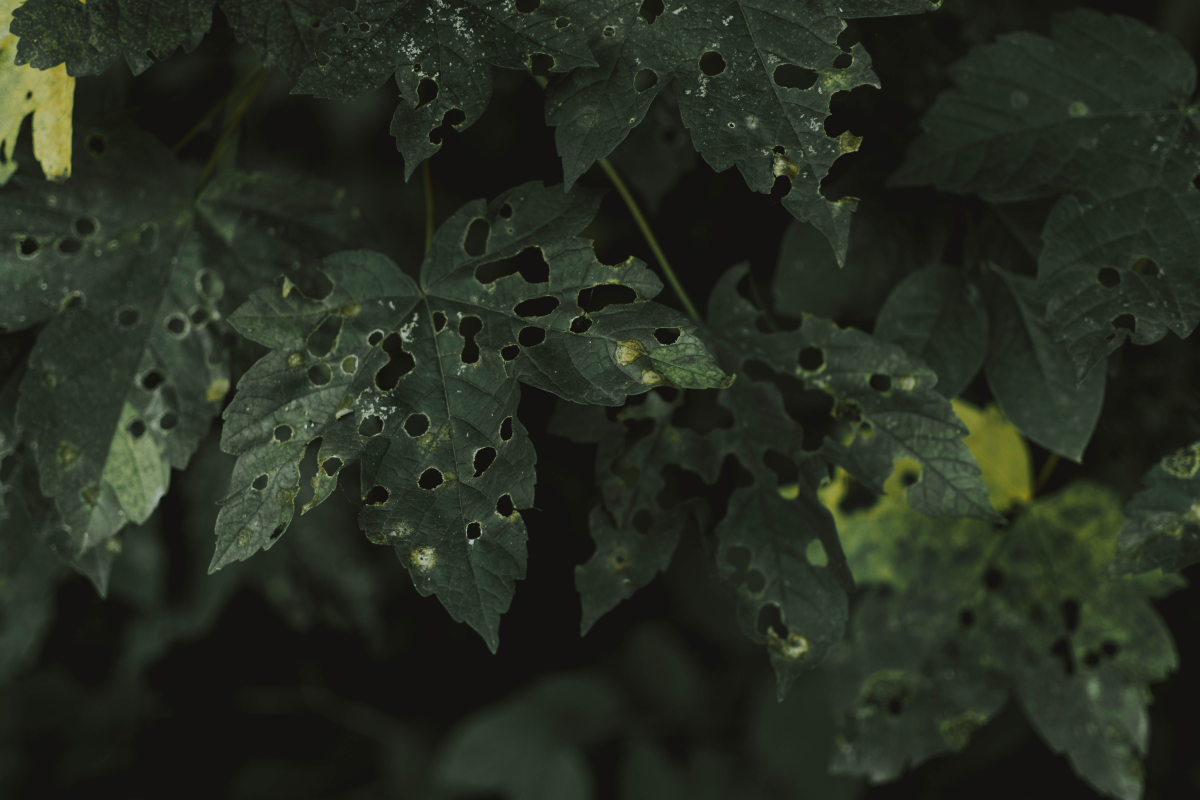
#> input picture frontend/src/assets/diseasedLeaf.jpg, 6000 x 4000 px (shown at 1/5 size)
$ python -i image_quality_service.py   (imports and definitions only)   (older library calls are emulated)
#> lines starting #> are read from the running program, lines starting #| are printed output that depends on the picture; after the words box and inside, x2 and y2 are one past the last pixel; in counts of white or black regions, pixels touching at a corner belong together
#> further down, picture is the input picture: PIL image 6000x4000 RGB; mean R, G, B 37.7, 44.2, 32.3
"""Image-quality checks used before running disease inference."""
from __future__ import annotations

from dataclasses import dataclass

import cv2
import numpy as np
from PIL import Image

from app.core.config import settings


@dataclass(frozen=True)
class ImageQualityReport:
    width: int
    height: int
    brightness: float
    blur_score: float
    plant_coverage: float
    center_coverage: float
    issues: list[str]

    @property
    def retake_recommended(self) -> bool:
        return len(self.issues) > 0


def assess_image(image: Image.Image) -> ImageQualityReport:
    rgb = np.asarray(image.convert("RGB"))
    height, width = rgb.shape[:2]
#> height = 4000; width = 6000
    gray = cv2.cvtColor(rgb, cv2.COLOR_RGB2GRAY)
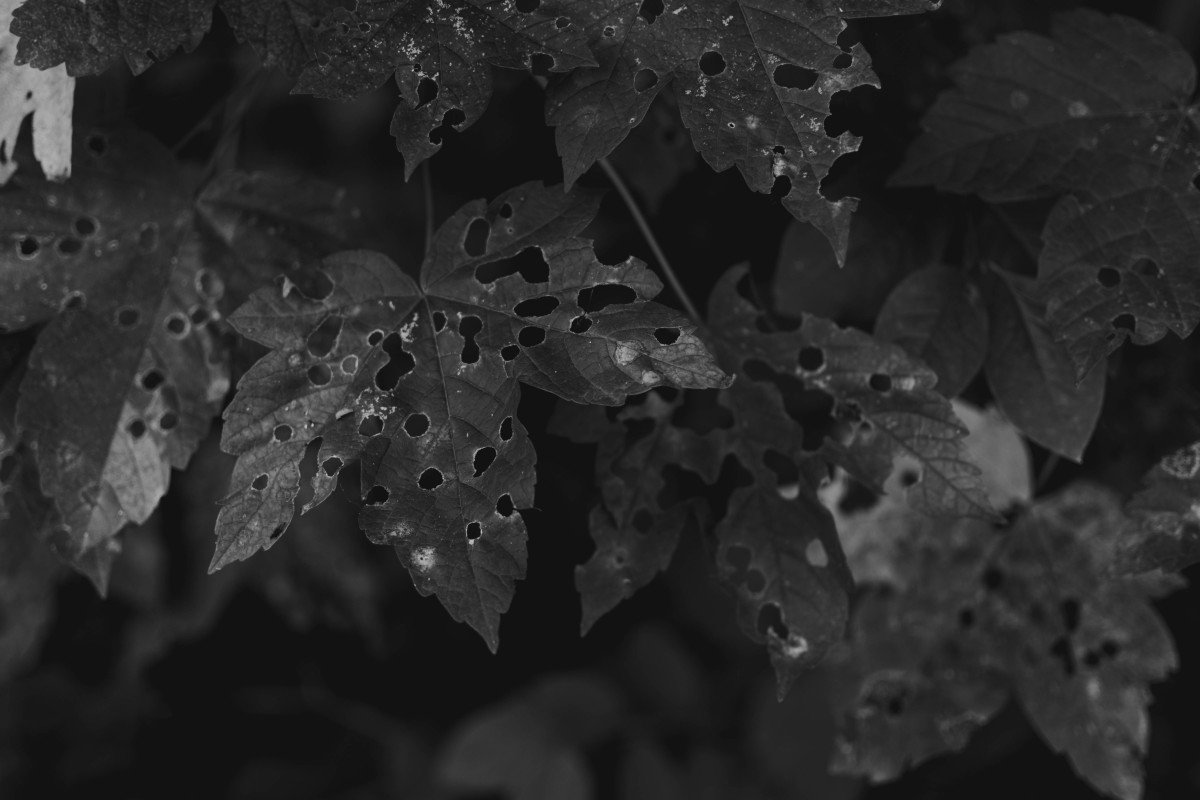
#> gray: shape (4000, 6000) (shown at 1/5 size); min 6, max 203, mean 40.8
    hsv = cv2.cvtColor(rgb, cv2.COLOR_RGB2HSV)
#> hsv: shape (4000, 6000, 3); mean H, S, V 44, 64.5, 44.3

    brightness = float(gray.mean() / 255.0)
#> brightness = 0.16
    blur_score = float(cv2.Laplacian(gray, cv2.CV_64F).var())
#> blur_score = 7.42

    green_mask = (
        (hsv[:, :, 0] >= 25) & (hsv[:, :, 0] <= 95) &
        (hsv[:, :, 1] >= 35) &
        (hsv[:, :, 2] >= 30)
    )
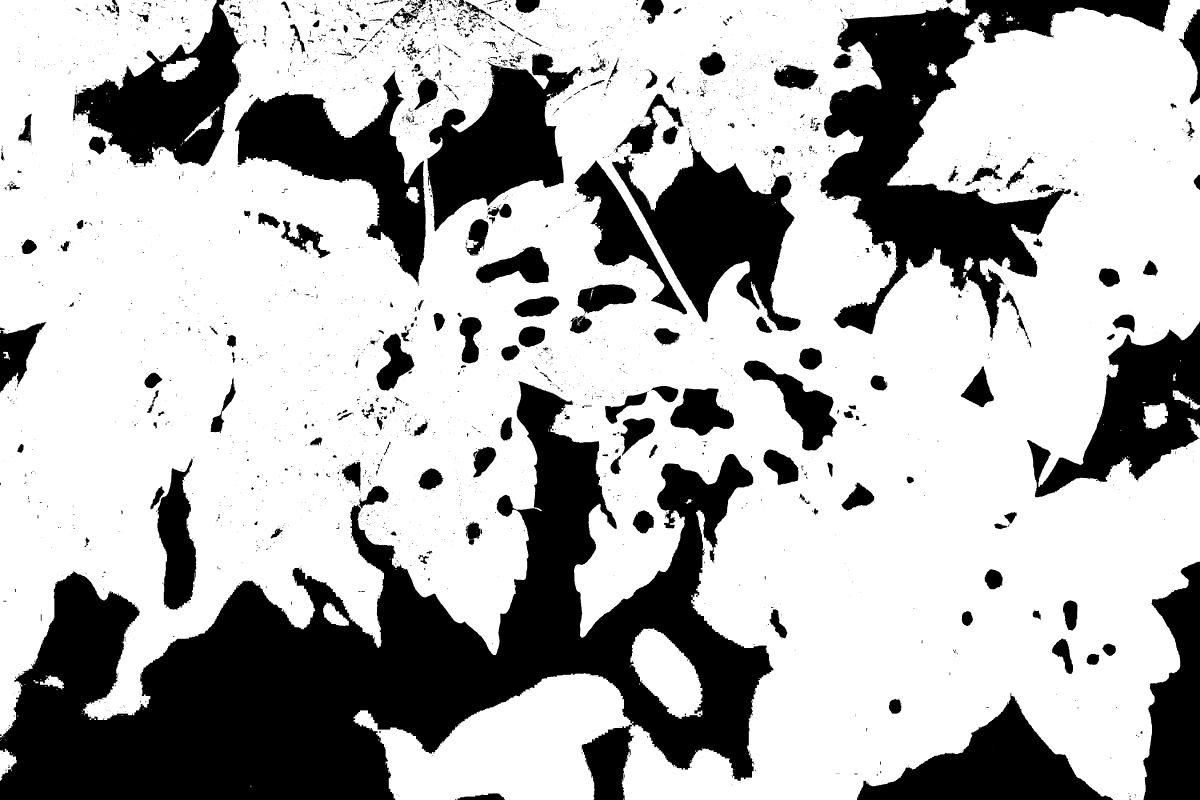
#> green_mask: shape (4000, 6000) bool (shown at 1/5 size); 69.4% white; 4258 black regions (3343 under 20 px), largest, box (x1, y1, x2, y2) and area: (0, 1905, 3867, 4000) 3165101, (4099, 0, 5851, 1704) 870950, (3061, 728, 4003, 1656) 382187
    brown_mask = (
        (hsv[:, :, 0] >= 5) & (hsv[:, :, 0] <= 25) &
        (hsv[:, :, 1] >= 30) &
        (hsv[:, :, 2] >= 20)
    )
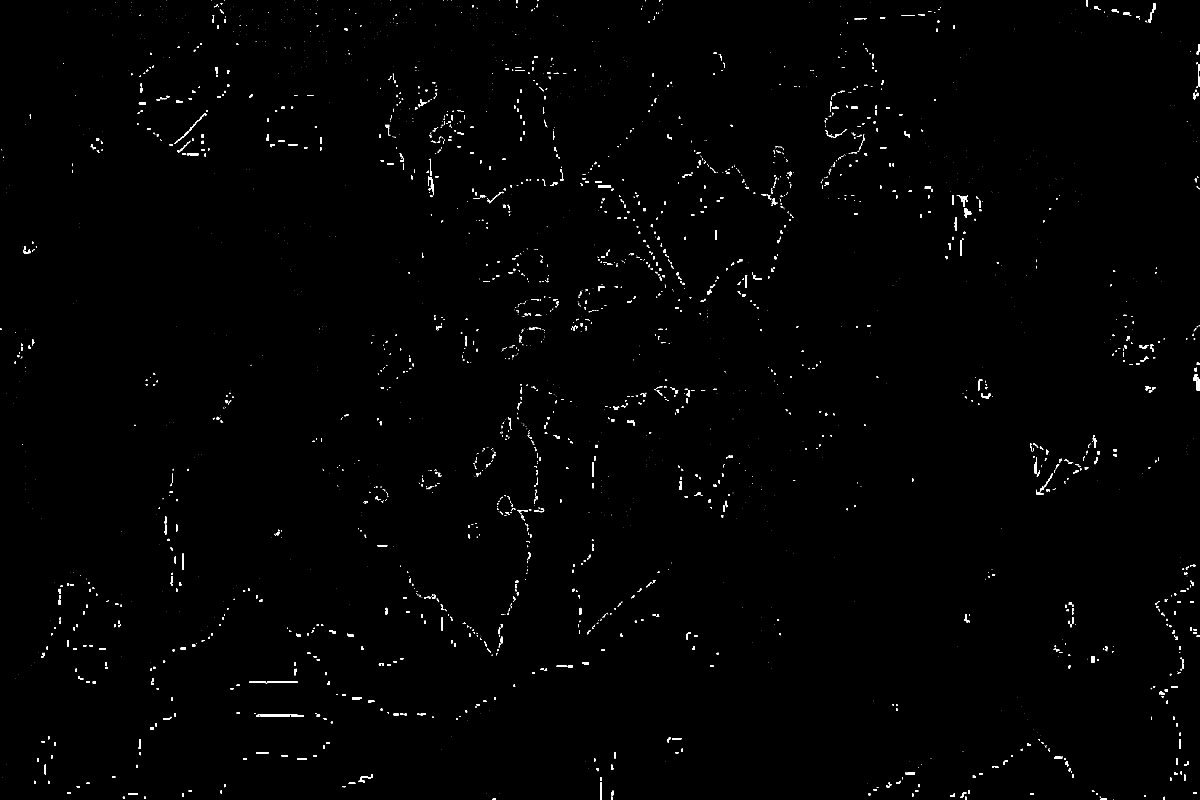
#> brown_mask: shape (4000, 6000) bool (shown at 1/5 size); 0.5% white; 3301 white regions (1977 under 20 px), largest, box (x1, y1, x2, y2) and area: (5968, 1871, 6000, 1952) 1329, (1334, 3408, 1487, 3414) 910, (1302, 3578, 1450, 3584) 872
    plant_like = green_mask | brown_mask
#> plant_like: shape (4000, 6000) bool; 69.9% white; 4243 black regions (3332 under 20 px), largest, box (x1, y1, x2, y2) and area: (0, 1905, 3867, 4000) 3130322, (4099, 0, 5851, 1704) 858266, (3061, 728, 4003, 1656) 374567
    plant_coverage = float(plant_like.mean())
#> plant_coverage = 0.699

    y1, y2 = int(height * 0.2), int(height * 0.8)
#> y1 = 800; y2 = 3200
    x1, x2 = int(width * 0.2), int(width * 0.8)
#> x1 = 1200; x2 = 4800
    center_region = plant_like[y1:y2, x1:x2]
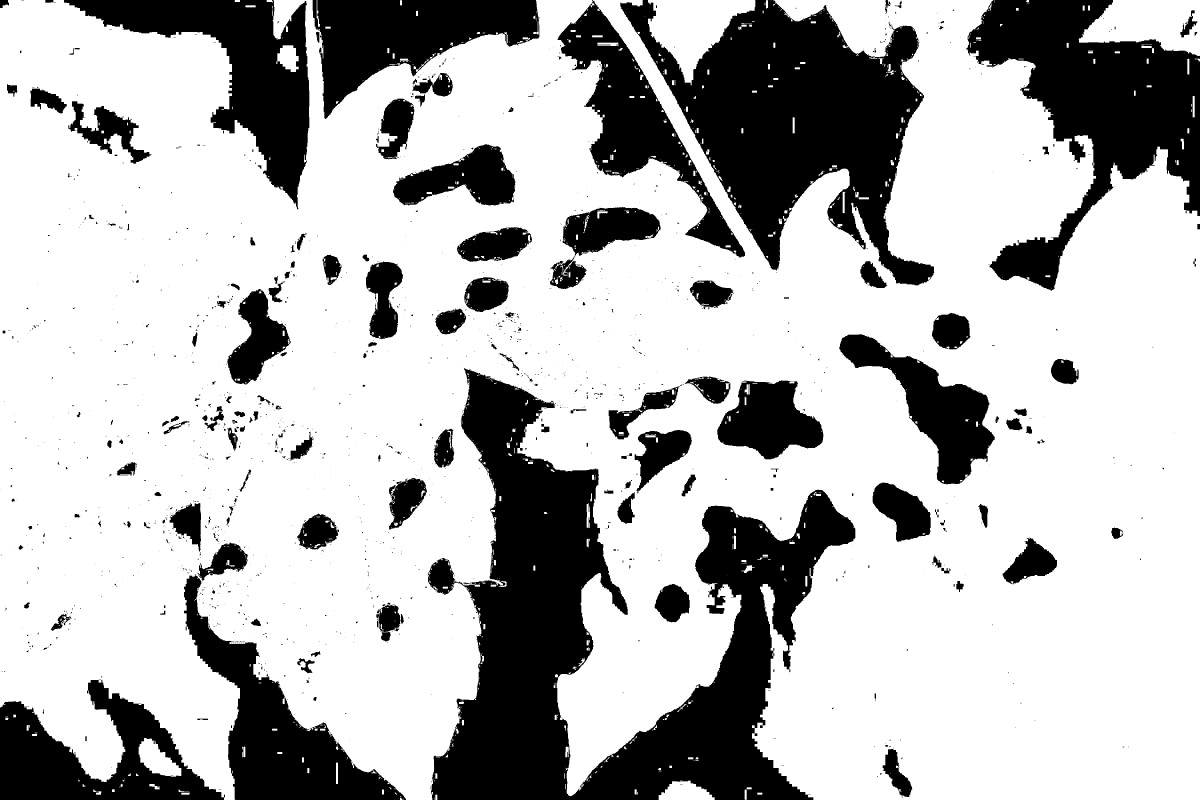
#> center_region: shape (2400, 3600) bool (shown at 1/3 size); 72.2% white; 1546 black regions (1264 under 20 px), largest, box (x1, y1, x2, y2) and area: (1283, 1105, 2566, 2400) 648413, (1861, 0, 2803, 856) 372017, (2899, 0, 3600, 872) 259571
    center_coverage = float(center_region.mean()) if center_region.size else 0.0
#> center_coverage = 0.722

    issues: list[str] = []
#> (the run stopped early here; a loop or call above may not have finished)
